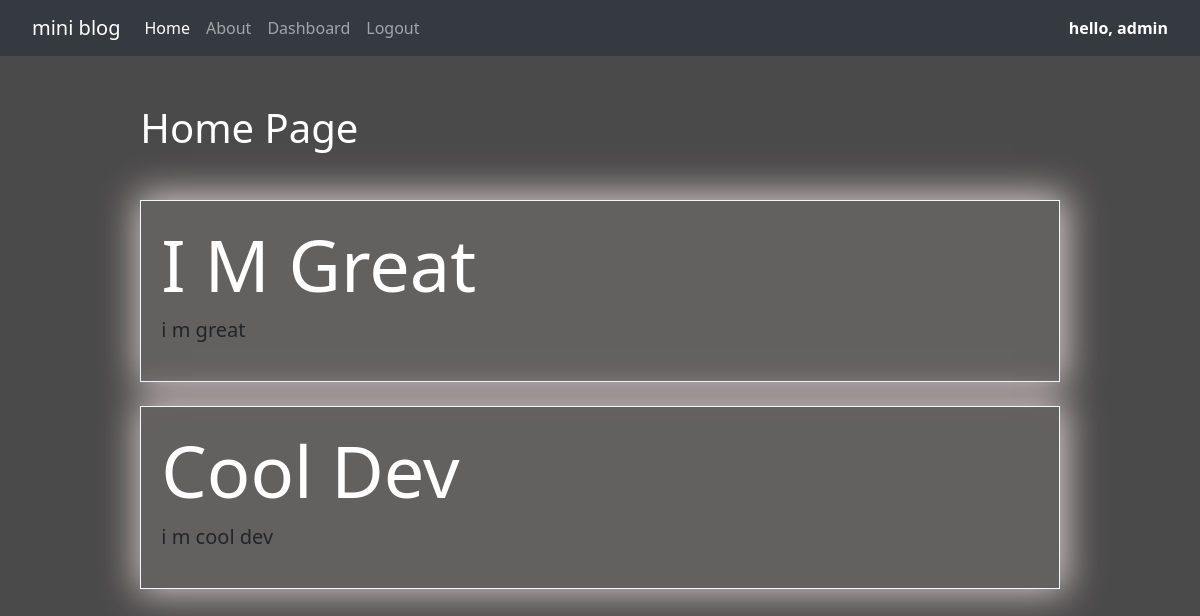
The app's page / (signed in) with its own data.
### blog/models.py (models this page shows)
class Post(models.Model):
    title= models.CharField( max_length=50)
    description = models.TextField()
    posted = models.DateTimeField( auto_now=True)

### blog/views.py (the view)
# urls.py: path("", views.home, name="home"),
def home(request):
    posts = Post.objects.all()
    context = {}
    context['posts']=posts
    return render(request,'blog/home.html',context)

### blog/templates/blog/home.html (shortened to what this page needs)
{% extends 'blog/base.html' %}
{% load static %}
{% block content %}
<div class="col-md-10 mx-auto">
    <h1 class=" my-5 text-white text-capitalize"> home page</h1>
{% for post  in posts %}
 <div class="myjumbotron my-4">
        <h3 class=" display-2 text-capitalize text-white">{{post.title}}</h3>
        <p class="lead">  {{post.description}} </p>
    </div>
{% empty %}
<p class="text-center text-white text-uppercase">posts  not found</p>
{% endfor %}
</div>
{% endblock content %}

### blog/templates/blog/nav.html (shortened to what this page needs)
<nav class="navbar navbar-expand-lg navbar-dark bg-dark">
  <div class="container-fluid">
    <a class="navbar-brand" href="{% url 'home' %}">mini blog</a>
    <div class="collapse navbar-collapse" id="navbarSupportedContent">
      <ul class="navbar-nav mr-auto mb-2 mb-lg-0">
        <li class="nav-item">
          <a class="nav-link active" aria-current="page" href="{% url 'home' %}">Home</a>
        </li>
        {% if request.user.is_authenticated %}
        <li class="nav-item">
          <a class="nav-link" href="{% url 'about' %}">About</a>
        </li>
           <li class="nav-item">
            <a class="nav-link" href="{% url 'dashboard' %}">Dashboard</a>
          </li>
        {% endif %}
        {% if request.user.is_authenticated %}
          <li class="nav-item">
          <a class="nav-link" href="{% url 'logout' %}">Logout</a>
        </li>
        {% endif %}
      </ul>
      {% if  request.user.is_authenticated %}
         <div class=" font-weight-bold text-white">hello, {{request.user.username}} </div>
         {% endif %}
     </div>
  </div>
</nav>

### blog/static/blog/css/custom.css (style rules this page uses)
* { padding: 0px; margin: 0px; box-sizing: border-box; }
body { background-color:rgb(75,74,74); height: 100vh; width: 100%; }
.myjumbotron { width: 100%; border: 1px solid aliceblue; padding: 20px; box-shadow: 2px -1px 35px 4px #dacccc; background-color: #686565d6; }

### records on screen
Post: title "I M Great", description "i m great"
Post: title "Cool Dev", description "i m cool dev"

### other values on screen
{{ request.user.username }} "admin"
